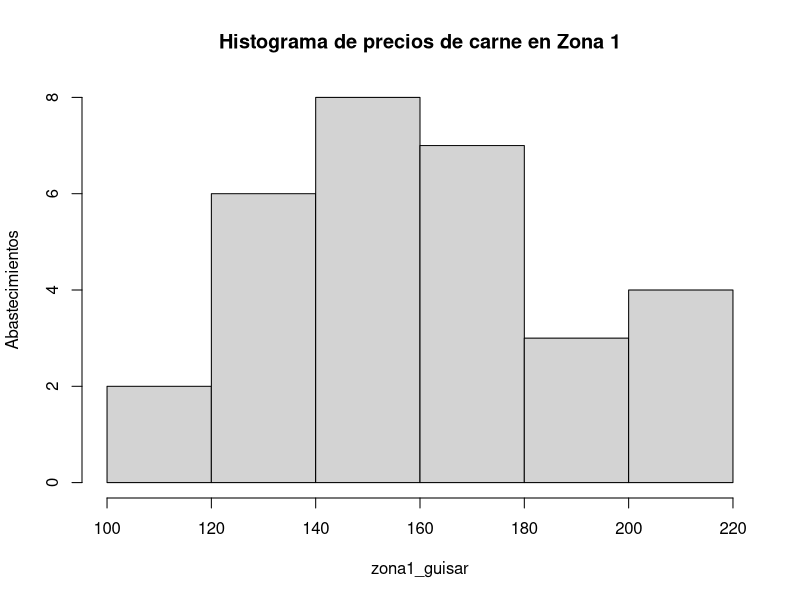
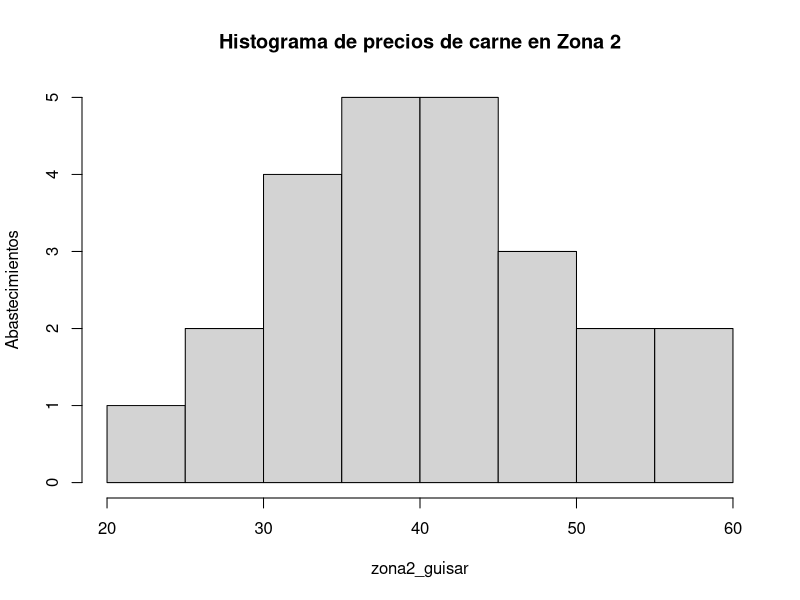
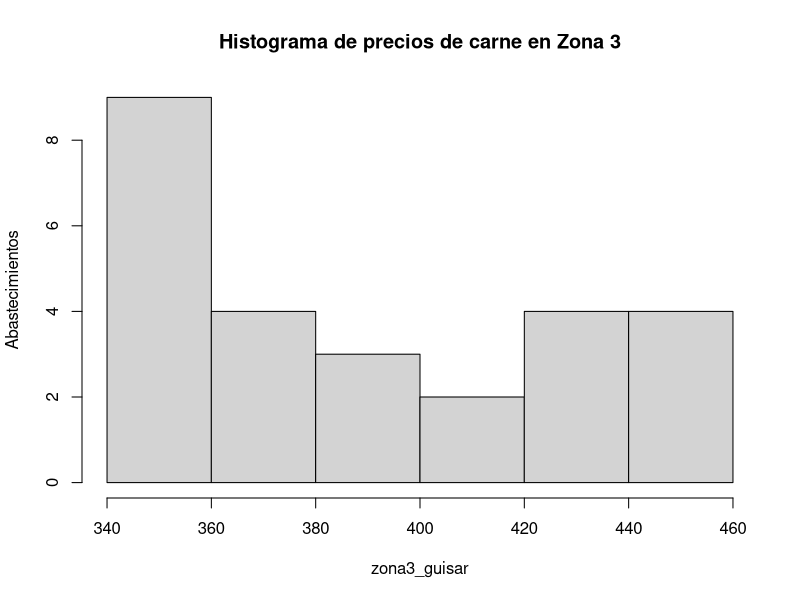
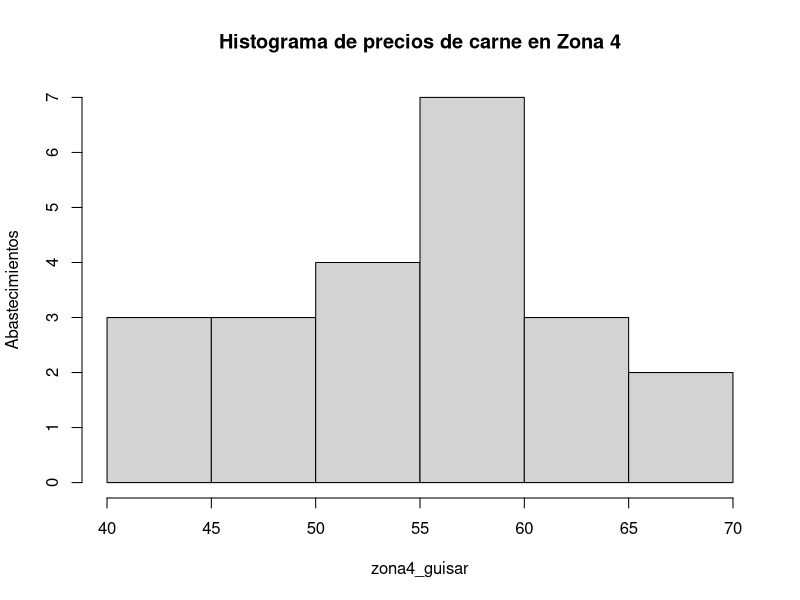
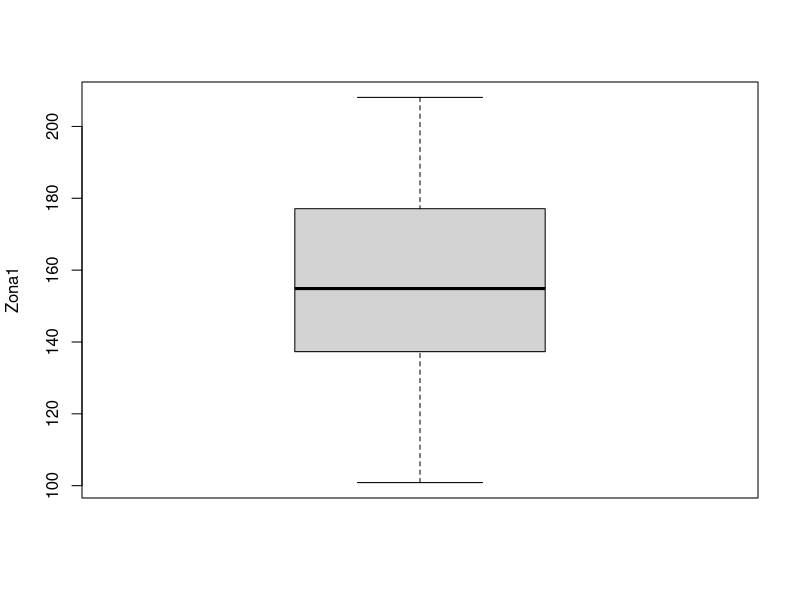

Write the R code that produced these figures, in order.
carne = read.table("zonas_carne.txt", header=T)

zona1 = carne$Zona1
zona1_guisar = zona1[carne$Tipo1 == "Guisar"]
zona2 = carne$Zona2
zona2_guisar = zona2[carne$Tipo2 == "Guisar"]
zona3 = carne$Zona3
zona3_guisar = zona3[carne$Tipo3 == "Guisar"]
zona4 = carne$Zona4
zona4_guisar = zona4[carne$Tipo4 == "Guisar"]

hist(zona1_guisar, main = "Histograma de precios de carne en Zona 1", ylab = "Abastecimientos")
hist(zona2_guisar, main = "Histograma de precios de carne en Zona 2", ylab = "Abastecimientos")
hist(zona3_guisar, main = "Histograma de precios de carne en Zona 3", ylab = "Abastecimientos")
hist(zona4_guisar, main = "Histograma de precios de carne en Zona 4", ylab = "Abastecimientos")

boxplot(zona1_guisar, ylab="Zona1")
